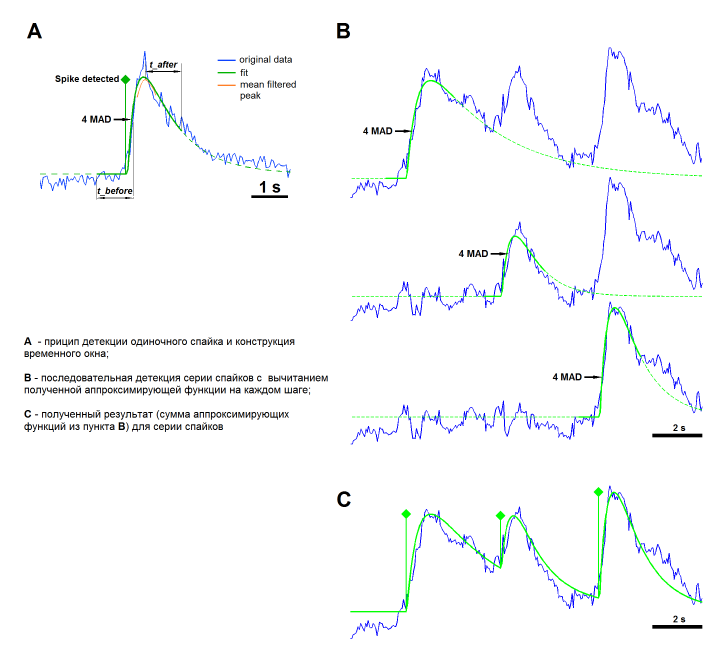
#> input picture spike_detector/spike_detection.tif, 2180 x 2008 px (shown at 1/3 size)
$ python split_overview.py ../../../../../spike_detector/spike_detection.tif ../../../../../spike_detector/spike_detection.tif 5 5
#> lines starting #> are read from the running program, lines starting #| are printed output that depends on the picture
"""Split a crop overview PNG into parts of whole rows (each with the legend strip on top), 256-colour palette,
full resolution, so each part stays under the docs size limit.

usage: split_overview.py SRC OUT_PREFIX N_ROWS ROWS_PER_PART
"""
import os
import sys

from PIL import Image

DPI, PANEL_IN, TOP_IN = 110, 2.6, 0.75  # crop_overview.py: row height PANEL_IN + 0.35 in, legend strip 0.75 in


def main():
    src, prefix, n_rows, per = sys.argv[1], sys.argv[2], int(sys.argv[3]), int(sys.argv[4])
    im = Image.open(src).convert("RGB")
    top = round(TOP_IN * DPI)
    row_h = (im.height - top) / n_rows
#> row_h = 385.2
    import numpy as np

    white = (np.asarray(im).min(axis=(1, 2)) >= 250)  # rows of pure background

    def cut(k):
        """Split line near row boundary k: the middle of the longest white run just above it (between the
        panels of row k - 1 and the caption of row k)."""
#> called with k = 0
        if k == n_rows:
            return im.height
        b = round(top + k * row_h)
#> b = 82
        best, run, start = (0, b), 0, None
#> best = (0, 82); run = 0
        for y in range(b - 80, b + 10):
            if white[y]:
                start = y if run == 0 else start
                run += 1
                if run > best[0]:
                    best = (run, start + run // 2)
            else:
                run = 0
        return best[1]

    legend = im.crop((0, 0, im.width, cut(0)))
#> legend: PIL image 2180x35 RGB; every value is 255
    for part, first in enumerate(range(0, n_rows, per), start=1):
        last = min(first + per, n_rows)
        body = im.crop((0, cut(first), im.width, cut(last)))
        out = Image.new("RGB", (im.width, legend.height + body.height), "white")
        out.paste(legend, (0, 0))
        out.paste(body, (0, legend.height))
        q = out.quantize(colors=256, method=Image.Quantize.MEDIANCUT, dither=Image.Dither.NONE)
        path = f"{prefix}_{part}.png"
        q.save(path, optimize=True)
        print(f"[OK] {path}: rows {first + 1}-{last}, {out.width}x{out.height}, {os.path.getsize(path) // 1024} KB")
#> this loop made 1 pass
#> pass 1, in main, `body = im.crop((0, cut(first), im.width, cut(last)))`:
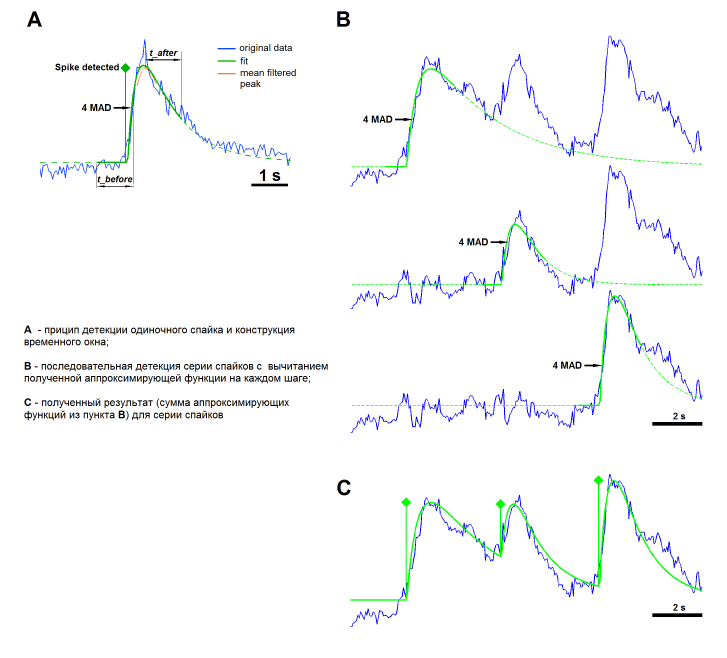
#> body: PIL image 2180x1973 RGB (shown at 1/3 size); mean R, G, B 248.1, 249.6, 250.5


if __name__ == "__main__":
    main()
